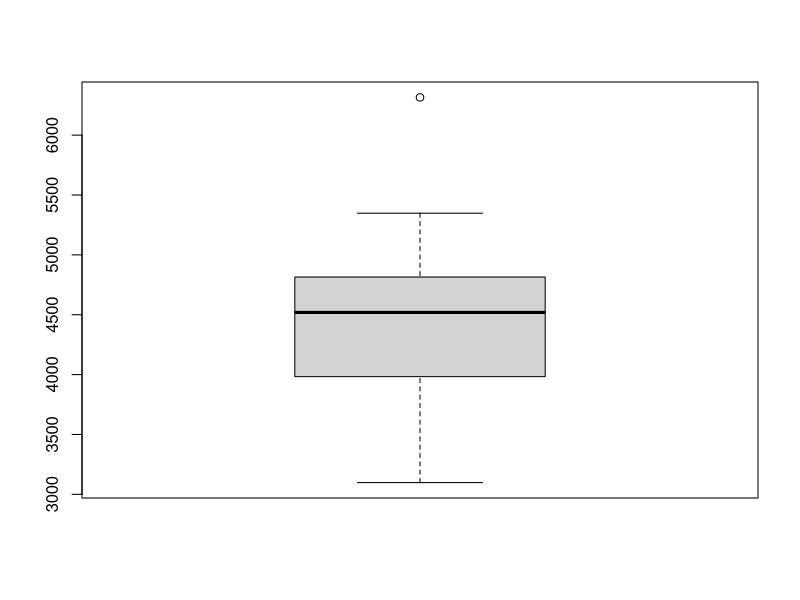

Recreate this plot in R.
# 
# 7일차
#
# 0. Open
# 1. Review
# 2. Topic
#   2.1 데이터 전처리
#   2.2 결측치 처리
#   2.3 특이값 처리
#   2.4 데이터 가공
# 3. Q & A
# 4. Next
# 5. Close
#
# 1. Review
#


#
# 2.1 데이터 전처리 이해
#
# 데이터 전처리( data preprocessing ) : 초기에 확보한 데이터를 정제하고
#                                       가공해서 분석에 적합한 데이터를 확보
#                                       하는 과정
#
# 데이터 전처리는 전체 분석 과정 중에서 매우 오랜 시간을 차지하기 때문에
# 이를 효과적으로 처리하는 방법을 아는 것은 매우 중요
#
# 데이터 전처리 내용
# 1. 결측치 처리
# 2. 특이값 처리

#
# 2.2 결측값 처리
#
#
# 결측값( missing value ) : 데이터를 수집하고 저장하는 과정에서 저장할 값을
#                           얻지 못하는 경우 발생
#
# 결측값을 처리하는 방법
# 1. 결측값을 제거하거나 제외한 다음 데이트를 분석한다.
# 2. 결측값을 추정하여 적당한 값으로 치환한 후 데이터를 분석한다.
#

#
# 벡터의 결측값 처리
#
# R에서는 결측값을 다루기 위해 NA라고 하는 특별한 데이터값을 제공
# NA는 숫자형, 문자형, 논리형 데이터 어디에서나 결측값을 나타내는 용도로 사용
#
# 결측값의 특성과 존재 여부 확인
#
z <- c( 1, 2, 3, NA, 5, NA, 8 )
sum( z )               # 정상 계산이 안 됨
is.na( z )             # NA 여부 확인
sum( is.na( z ) )      # NA의 개수 확인
sum( z, na.rm = TRUE ) # NA를 제외하고 합계 계산

#
# 결측값 대체 및 제거
#
z1 <- c( 1, 2, 3, NA, NA, 8 )
z2 <- c( 5, 8, 1, NA, 3, NA, 7 )
z1[ is.na( z1 ) ] <- 0            # NA를 0으로 치환
z1
z3 <- as.vector( na.omit( z2 ) )  # NA를 제거하고 새로운 벡터 생성
z3

#
# 매트릭스와 데이터프레임 결측값 처리
#

# NA를 포함하는 test 데이터 생성
x <- iris
x[ 1, 2 ] <- NA
x[ 1, 3 ] <- NA
x[ 2, 3 ] <- NA
x[ 3, 4 ] <- NA
head( x )

#
# 데이터프레임 열별 결측값 확인
#

# for문 이용
for ( i in 1:ncol( x ) ) {
  this.na <- is.na( x[ i ] )   # 각 변수별로 NA 개수 파악
  cat( colnames( x )[ i ], "\t", sum( this.na ), "\n" )
}

# apply 이용
col_na <- function( y ) { # 각 변수별로 NA 개수 파악 함수
  return( sum( is.na( y ) ) )
}

na_count <- apply( x, 2, FUN = col_na )
na_count

#
# 데이터프레임의 행별 결측값 확인
#
rowSums( is.na( x ) )             # 행별 NA의 개수
sum( rowSums( is.na( x ) ) > 0 )  # NA가 포함된 행의 개수

sum( is.na( x ) )                 # 데이터셋 전체에서의 NA 개수

#
# 결측값을 제외하고 새로운 데이터셋 만들기
#
# complete_case() : 어떤 데이터셋에서 NA를 포함하지 않은 완전한( complete ) 행들을 찾아준다.
head( x )
x[ !complete.cases( x ), ]        # NA가 포함된 행들 출력 
y <- x[ complete.cases( x ), ]    # NA가 포함된 행들 제거
head( y )

# 
# NA 값이 많은 데이터 처리 : 어떤 데이터셋은 NA값을 포함한 행이 많아 이를 모두 제거하는 남는 것이 별로 없어서
#                            데이터를 분석하기 어려운 경우가 잇다. 이런 경우에 만약 NA 값이 특정 열에 몰려
#                            있다면 그 열은 제외하고 데이터를 분석한다.
# NA 값이 여러 열에 흩어져 있는 경우는 NA 값을 적당한 값으로 추정하여 대체한 후 분석할 수 있다.
#

#  
# 결측값 추정을 위한 패키지 : misc 패키지가 결측값 추적을 위해서 사용하는 대표적인 패키지
#
# 결측값 추정을 하여 분석을 하면 분석 결과의 신뢰도가 떨어질 수 밨에 없으나 아무런 분석도 하니 못하는 것보다는 낫다.
#

#
# 2.3 특이값 처리
#
# 특이값( outlier ), 이상치 : 정상적이라고 생각되는 데이터의 분포 범위 밖에 위치하는 값들 
#                             입력 오류나 실제 특이값일수도 있다.
#                             특이값의 성질은 제조공정의 불량품 선별, 은행 거래 시스템의 사기 거래 탐지할 때 사용하기도 함
#
# 데이터 분석시 특이값을 포함한 채 평균 등을 계산하면 전체 데이터 양상 파악에 왜곡을 가져올 수 있으므로 분석시 제외 경우 많음
#
# 데이터셋에 특이값이 포함되어 있는지 여부 기준
# 1. 논리적으로 있을 수 없는 값이 있는지 찾는다. 특별한 방법은 없기 때문에 분석자가 각 변수의 특성을 이해한 후 특이값 탐색
# 2. 상식을 벗어난 값이 있는지 찾는다.
# 3. 상자그래프를 통해 찾아본다.
#

# 특이값 추출 및 제거
#
# 상자그래프를 통한 특이값 확인
st <- data.frame( state.x77 )
boxplot( st$Income )
boxplot.stats( st$Income )$out

# 특이값 포함행 제거
#
# 일반적으로 특이값 포함 행 제거는 이상치를 NA로 바꾸고 NA를 포함한 행을 제거하는 방식으로 진행
out.val <- boxplot.stats( st$Income )$out   # 특이값 추출
st$Income[ st$Income %in% out.val ] <- NA   
                                    # 특이값을 NA로 대체, %in% : 어떤 벡터에 비교하고자 하는 값이 포함되어 있는지 알고 싶을 때 사용
head( st )
newdata <- st[ complete.cases( st ),  ]     # NA 포함된 행 제거
head( newdata )

#
# 2.4 데이터 가공
#
# 1. 데이터 정렬
#
# 정렬( sort ) : 데이터를 주어진 기준에 따라 크기순으로 재배열하는 과정, 데이터분석시 빈번하게 수행하는 과정
#
v1 <- c( 1, 7, 6, 8, 4, 2, 3 )
order( v1 )                       # 주어진 열의 값들에 대해 순서를 붙이는 함수, 값의 크기를 기준으로 작은 값부터 시작해서 번호부여
v1 <- sort( v1 )                  # 내림차순
v1
v2 <- sort( v1, decreasing = T )  # 오름차순
v2

# 매트릭스와 데이터프레임 정렬 : 특정 열의 값들을 기준으로 행들을 재배열하는 형태로 정렬을 
head( iris )
order( iris$Sepal.Length )
iris[ order( iris$Sepal.Length ), ]                 # 오름차순, 결과에서 행 순서 번호는 정렬전 순서 번호
iris[ order( iris$Sepal.Length, decreasing = T ), ] # 내림차순
iris.new <- iris[ order( iris$Sepal.Length ), ]     
head( iris.new )
iris[ order( iris$Species, decreasing = T, iris$Petal.Length ), ] # 정렬 기준이 2개

#
# 2 데이터 분리와 선택
#
# split() : 하나의 데이터셋을 열의 값을 기준으로 여러 개의 데이터셋으로 분리할 때
# subset() : 데이터셋으로부터 조건에 맞는 행들을 추출할 때
#

# 데이터 분리
sp <- split( iris, iris$Species )  # 품종별 데이터 분리
sp                                 # 벡터가 아니고 리스트
summary( sp )                      # 분리 결과 요약내용, 결과에서 Length는 분리된 데이터에서 열의 개수
sp$setosa

# 데이터 선택
subset( iris, Species == "setosa" )
subset( iris, Sepal.Length > 7.5 )
subset( iris, Sepal.Length > 5.1 & Sepal.Width > 3.9 )
subset( iris, Sepal.Length > 7.6, select = c( Petal.Length, Petal.Width ) )

#
# 3. 데이터 샘플링과 조합
#
# 데이터 샘플링( Sampling ) : 통계 용어로 주어진 값들이 있을 때 그중에서 임의의 개수의 값들을 추출하는 작업
#   비복원추출 : 한 번 추출한 값은 다시 추출하지 않도록 하는 추출 방식
#   복원추출 : 추출한 값을 확인한 후 다시 데이터에 합친 후 새로 추출하는 방식
#   * 데이터 분석에서는 비복원 추출을 많이 사용
#
# 샘플링이 필요한 경우는 데이터셋의 크기가 너무 커서 데이터 분석에 시간이 많이 걸릴 때 일부의 데이터만 
# 샘플링하여 대략의 결과를 미리 확인하고자 할 때 사용
#

# 숫자를 임의로 추출
x <- 1:100
y <- sample( x, size = 10, replace = FALSE )  # size : 추출할 값, replace = FALSE : 비복원추출
y

# 행을 의의로 추출
idx <- sample( 1:nrow( iris ), size = 50, replace = FALSE )
iris.50 <- iris[ idx, ]
dim( iris.50 )
head( iris.50 )

sample( 1:20, size = 5 )
sample( 1:20, size = 5 )
sample( 1:20, size = 5 )

# sample()는 임의의 샘플을 추출하는 방식이기 때문에 함수를 실행할 때마다 매번 결과가 다르다.
# 경우에 따라 임의 추출을 하되 다음번에 다시 추출해도 동일한 결과가 나오도록 해야 할 경우가 있다.
# 이런 경우 set.seed() 함수를 sample() 함수 실행 전에 먼저 실행하면 된다.
# set.seed()의 매개변수 값이 같으면 sample() 함수의 결과도 같다.
set.seed( 100 )
sample( 1:20, size = 5 )
set.seed( 100 )
sample( 1:20, size = 5 )
set.seed( 100 )
sample( 1:20, size = 5 )

#
# 데이터 조합( combination ) : 주어진 데이터값들 중에서 몇 개씩 짝을 지어 추출하는 작업
#
# combn() : 데이터 조합시 사용 함수, 결과에서 각 열이 하나의 조합을 의미
combn( 1:5, 3 )         # 1~5에서 3개를 뽑는 조합

x = c( "red", "green", "blue", "black", "white" )
com <- combn( x, 2 )
com

for ( i in 1:ncol( com ) ) {
  cat( com[ , i ], "\n" )
}

#
# 데이터 집계와 병합
#
# 데이터 집계( aggregation ) : 매트릭스와 데이터프레임과 같은 2차원 데이터는 데이터 그룹에 대해서 
#                              합계나 평균을 계산해야 하는 일이 많은데 이와 같은 작업을 말한다.
# aggregate() : 데이터 집계용 함수

# iris의 각 변수의 품종별 평균 출력
agg <- aggregate( iris[ , -5 ], by = list( iris$Species ), FUN = mean )
#                 dataset       집계 기준                  집계 작업 내용
agg   # 결과에서 첫 번째 열( Group.1 )이 집계 기준

agg <- aggregate( iris[ , -5 ], by = list( 품종 = iris$Species ), FUN = mean )
agg

# iris의 각 변수의 품종별 표준편차 출력
agg <- aggregate( iris[ , -5 ], by = list( 표준편차 = iris$Species ), FUN = sd )
agg

# mtcars의 각 변수의 최대값 출력
head( mtcars )
agg <- aggregate( mtcars, by = list( cyl = mtcars$cyl, vs = mtcars$vs ), FUN = max )
agg

#
# 데이터 병합( merge ) : 데이터 분석을 위해 자료를 모으다 보면 연관된 정보가 여러 파일에 흩어져 있는 경우가 있다.
#                        이를 합치는 작업을 말한다.
x <- data.frame( name = c( 'a', 'b', 'c' ), math = c( 90, 80, 40 ) )
y <- data.frame( name = c( 'a', 'b', 'd' ), korean = c( 75, 60, 90 ) )
x
y

z <- merge( x, y, by = c( 'name' ) )  # name을 기준으로 병합
#       병합할 dataset, 병합 기준
z                                     # name이 일치하는 행만 병합

z2 <- merge( x, y )                   # 병합 기준이 되는 열의 값이 같은 경우
z2

merge( x, y, all.x = T )              # 첫 번째 dataset의 행들은 모두 표시
merge( x, y, all.y = T )              # 두 번째 dataset의 행들은 모두 표시
merge( x, y, all = T )                # 두 dataset의 모든 행들이 표시

# 병합의 기준이 되는 열의 이름이 서로 다른 경우에 병합
x <- data.frame( name = c( 'a', 'b', 'c' ), math = c( 90, 80, 40 ) )
y <- data.frame( sname = c( 'a', 'b', 'c' ), korean = c( 75, 60, 90 ) )
x
y
merge( x, y, by.x = c( 'name' ), by.y = c( 'sname' ) ) # by.x는 첫 번째 dataset 병합기준, by.y는 두 번째 dataset 병합기준

